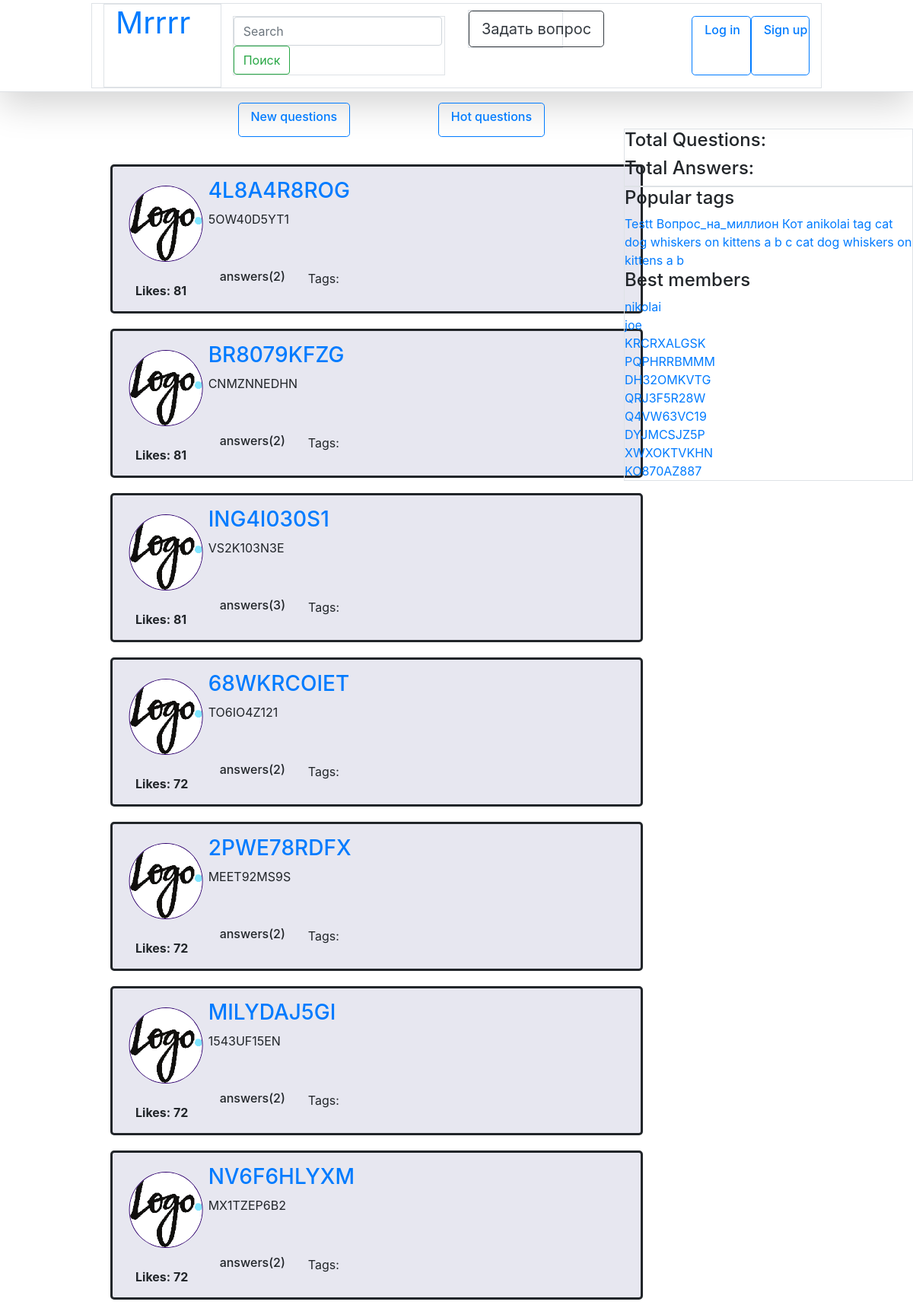
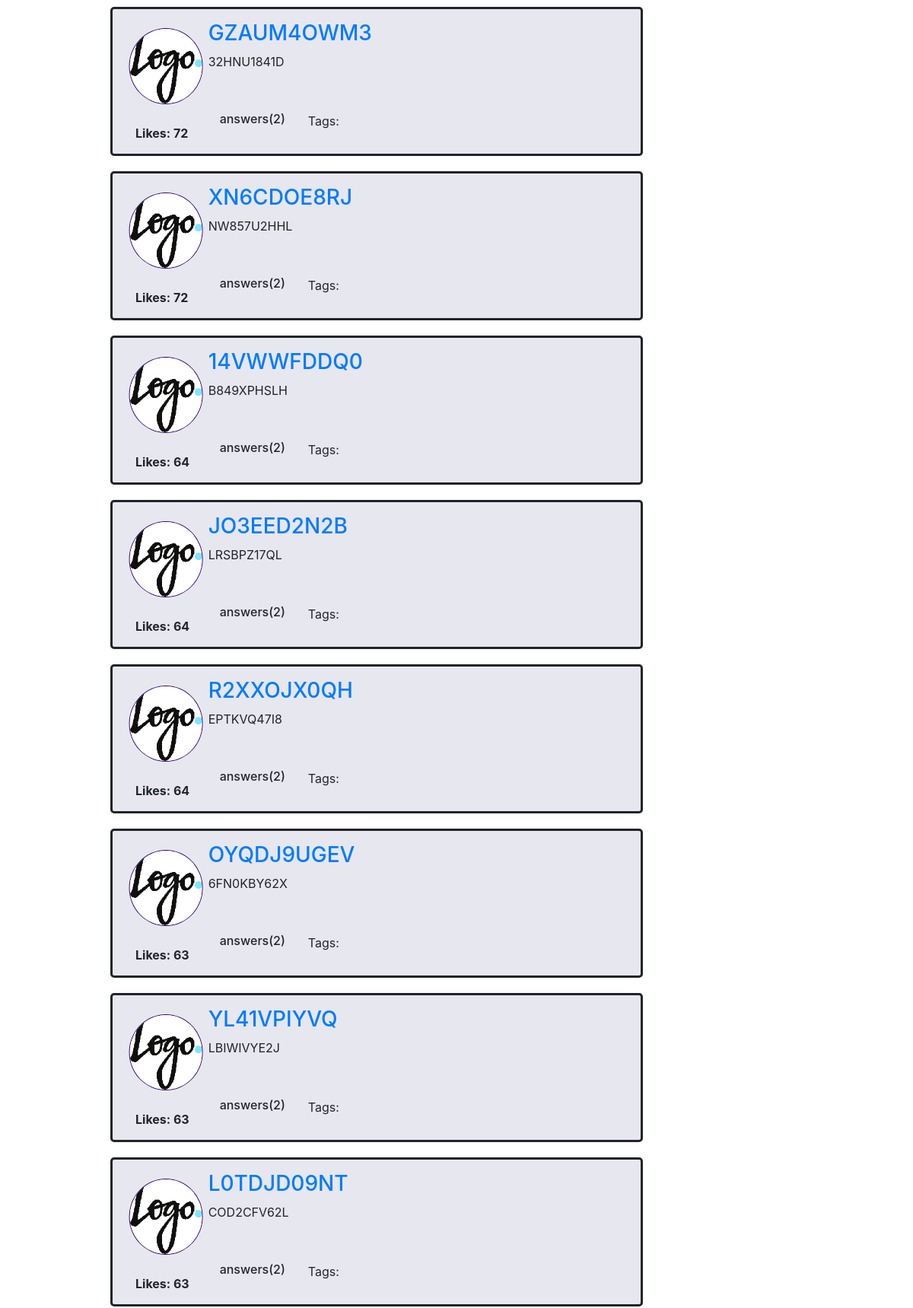
The app's page /hot (upper part) with its own data (2 pictures, top to bottom).
### question_site/models.py (models this page shows, shortened)
class Question(models.Model):
    author = models.ForeignKey(settings.AUTH_USER_MODEL, on_delete=models.CASCADE)
    title = models.CharField(max_length=200)
    text = models.TextField()
    date = models.DateTimeField(default=timezone.now)
    tags = models.ManyToManyField(Tag, default=True, related_name='questions', verbose_name="Question's Tags")
    votes = models.IntegerField(default=0)
    objects = QuestionManager()

class User(AbstractUser):
    avatar = models.ImageField(default="uploads/default_user.png", upload_to="uploads/",
                               verbose_name="User's Avatar")
    registration_date = models.DateTimeField(default=timezone.now, verbose_name="User's Registration Date")
    rating = models.IntegerField(default=0, verbose_name="User's Rating")
    objects = UserManager()

class Answer(models.Model):
    question = models.ForeignKey(Question, on_delete=models.CASCADE)
    author = models.ForeignKey(User, verbose_name="Answer's Owner", on_delete=models.CASCADE)
    text = models.TextField()
    votes = models.IntegerField(default=0)
    approved = models.BooleanField(default=False, verbose_name="Approved by author")
    date = models.DateTimeField(default=timezone.now)
    objects = AnswerManager()

class Tag(models.Model):
    name = models.CharField(max_length=20, default="404", verbose_name="Question's Tag")
    objects = TagManager()

### question_site/views.py (the view)
# urls.py: path('hot', views.hot, name="hot"),
def hot(request):
    question_list = Question.objects.get_hot()
    paginator = Paginator(question_list, 20)
    page = request.GET.get('page')
    try:
        questions = paginator.page(page)
    except PageNotAnInteger:
        questions = paginator.page(1)
    except EmptyPage:
        questions = paginator.page(paginator.num_pages)
    extra_context = sidebar()
    if questions is None or extra_context['user_list'] is None or extra_context['tag_list'] is None:
        raise HttpResponseServerError
    context = {'questions': questions}
    context.update(extra_context)           # eq add
    print(request.path)
    return render(request, 'home.html', context)

### question_site/managers.py (called while the page is built)
    def get_hot(self):
        return self.all().order_by('votes').reverse()

    def hottest(self):
        return self.all().annotate(question_count=Count('questions')).order_by('-question_count')

    def by_rating(self):
        return self.order_by('-rating')

### question_site/views.py (called while the page is built)
def sidebar():
    tag_list = Tag.objects.hottest()[:20]
    user_list = User.objects.by_rating()[:10]
    return {'tag_list': tag_list,
            'user_list': user_list}

### templates/home.html (shortened to what this page needs)
{% extends 'base.html' %}
{% load static %}
{% block content %}
    <div class="container question_container">
        <div class="row align-items-center">
            <div class="col-3"></div>
            <div class="col-md-4 my-md-2">
                <a class="btn btn-outline-primary btn-lg my-2" href="{% url 'new' %}"><h6>New questions</h6></a>
            </div>
            <div class="col-md-4 my-md-2">
                <a class="btn btn-outline-primary btn-lg my-2" href="{% url 'hot' %}"><h6>Hot questions</h6></a>
            </div>
        </div>
        <div class="col-12">
            {% for question in questions %}
                <div class="mx-auto" style="width: 700px;">
                    <div class="row question">
                        <div class="col-2 question_parent">
                            <div class="row">
                                <img src="{{ question.author.avatar.url }}" alt="avatar">
                            </div>
                            <div class="row question_child align-items-center mx-auto">
                                <strong id="like_count">Likes: {{ question.votes }}</strong>
                            </div>
                        </div>
                        <div class="col-9">
                            <div class="row">
                                <h3><a href="/question/{{ question.id }}">{{ question.title }}</a></h3>
                            </div>
                            <div class="row">
                                <p>{{ question.text }}</p>
                            </div>
                            <div class="row question_child">
                                <div class="col">
                                    <h6>  answers({{ question.answer_set.all|length }})  </h6>
                                </div>
                                <div class="col">
                                    <p>Tags: {{ question.tags.all|join:", " }}</p>
                                </div>
                            </div>
                        </div>
                    </div>
                </div>
            {% endfor %}
        </div>
    </div>
{% endblock %}

### templates/base.html (shortened to what this page needs)
{% load static %}
<!DOCTYPE html>
<html lang="en">
<head>
    <link rel="stylesheet" href="{% static "css/bootstrap.min.css" %}">
    <link rel="stylesheet" href="{% static "css/my_css.css" %}">
</head>
<body>
    {% block navbar %}
        {% include "navbar.html" %}
    {% endblock %}
    <div class="row">
        <div class="col-8">
            {% block content %}{% endblock %}
        </div>
        <div class="col-4">
            <div class="border">
                <div class="">
                    <h4>Total Questions: {{ qcount }}</h4>
                    <h4>Total Answers: {{ anscount }}</h4>
                </div>
            </div>
            <div class="border">
                <h4>Popular tags</h4>
                {% for tag in tag_list %}
                    <a href="/tag/{{tag.name}}">{{tag.name}}</a>
                {% endfor %}
                <h4>Best members</h4>
                {% for user in user_list %}
                    <div>
                        <a href="/settings/{{user.get_username}}">{{user.get_username}}</a>
                    </div>
                {% endfor %}
            </div>
        </div>
    </div>
</body>
</html>

### static/css/my_css.css (style rules this page uses)
.question { background-color: #e7e7f0; border: solid; padding: 15px; margin: 20px 0px 20px 0px; border-radius: 5px; }
.question_parent { position:relative; }
.question_child { position:absolute; bottom:0; }
.question img { position: absolute; transform: translate(-50%, -50%); max-width:100%; max-height: 100%; margin: 60px 0px 0px 55px; padding: 0px; position: relative; width:100px; height:100px; border: 1px solid #30006f; border-radius: 50%; }
.question_container { margin-left: 100px; margin-top: -50px; }

### records on screen
Question: author.avatar (placeholder picture), votes "81", title "4L8A4R8ROG", text "5OW40D5YT1", answer_set.all|length "2"
Question: author.avatar (placeholder picture), votes "81", title "BR8079KFZG", text "CNMZNNEDHN", answer_set.all|length "2"
Question: author.avatar (placeholder picture), votes "81", title "ING4I030S1", text "VS2K103N3E", answer_set.all|length "3"
Question: author.avatar (placeholder picture), votes "72", title "68WKRCOIET", text "TO6IO4Z121", answer_set.all|length "2"
Question: author.avatar (placeholder picture), votes "72", title "2PWE78RDFX", text "MEET92MS9S", answer_set.all|length "2"
Question: author.avatar (placeholder picture), votes "72", title "MILYDAJ5GI", text "1543UF15EN", answer_set.all|length "2"
Question: author.avatar (placeholder picture), votes "72", title "NV6F6HLYXM", text "MX1TZEP6B2", answer_set.all|length "2"
Question: author.avatar (placeholder picture), votes "72", title "GZAUM4OWM3", text "32HNU1841D", answer_set.all|length "2"
Question: author.avatar (placeholder picture), votes "72", title "XN6CDOE8RJ", text "NW857U2HHL", answer_set.all|length "2"
Question: author.avatar (placeholder picture), votes "64", title "14VWWFDDQ0", text "B849XPHSLH", answer_set.all|length "2"
Question: author.avatar (placeholder picture), votes "64", title "JO3EED2N2B", text "LRSBPZ17QL", answer_set.all|length "2"
Question: author.avatar (placeholder picture), votes "64", title "R2XXOJX0QH", text "EPTKVQ47I8", answer_set.all|length "2"
Question: author.avatar (placeholder picture), votes "63", title "OYQDJ9UGEV", text "6FN0KBY62X", answer_set.all|length "2"
Question: author.avatar (placeholder picture), votes "63", title "YL41VPIYVQ", text "LBIWIVYE2J", answer_set.all|length "2"
Question: author.avatar (placeholder picture), votes "63", title "L0TDJD09NT", text "COD2CFV62L", answer_set.all|length "2"
Tag: name "Testt"
Tag: name "Вопрос_на_миллион"
Tag: name "Кот"
Tag: name "anikolai"
Tag: name "tag"
Tag: name "cat"
Tag: name "dog"
Tag: name "whiskers"
Tag: name "on"
Tag: name "kittens"
Tag: name "a"
Tag: name "b"
Tag: name "c"
Tag: name "cat"
Tag: name "dog"
Tag: name "whiskers"
Tag: name "on"
Tag: name "kittens"
Tag: name "a"
Tag: name "b"
User: get_username "nikolai"
User: get_username "joe"
User: get_username "KRCRXALGSK"
User: get_username "PQPHRRBMMM"
User: get_username "DH32OMKVTG"
User: get_username "QRJ3F5R28W"
User: get_username "Q4VW63VC19"
User: get_username "DYJMCSJZ5P"
User: get_username "XWXOKTVKHN"
User: get_username "KO870AZ887"
